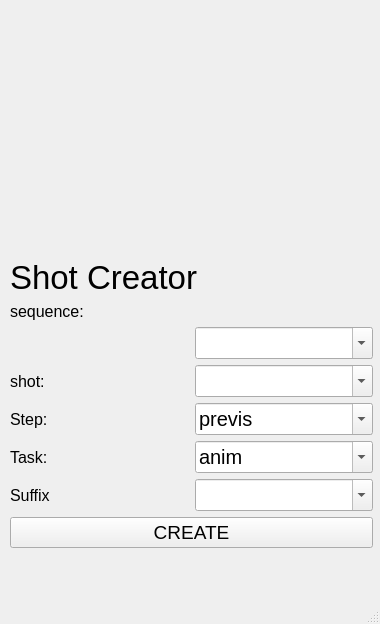
<?xml version="1.0" encoding="UTF-8"?>
<ui version="4.0">
 <class>ShotCreatorWindow</class>
 <widget class="QMainWindow" name="ShotCreatorWindow">
  <property name="geometry">
   <rect>
    <x>0</x>
    <y>0</y>
    <width>380</width>
    <height>624</height>
   </rect>
  </property>
  <property name="font">
   <font>
    <pointsize>1</pointsize>
   </font>
  </property>
  <property name="windowTitle">
   <string>MainWindow</string>
  </property>
  <widget class="QWidget" name="centralwidget">
   <widget class="QWidget" name="verticalLayoutWidget">
    <property name="geometry">
     <rect>
      <x>10</x>
      <y>0</y>
      <width>363</width>
      <height>548</height>
     </rect>
    </property>
    <layout class="QVBoxLayout" name="verticalLayout">
     <item>
      <widget class="QLabel" name="lbl_icon">
       <property name="sizePolicy">
        <sizepolicy hsizetype="Expanding" vsizetype="Expanding">
         <horstretch>0</horstretch>
         <verstretch>0</verstretch>
        </sizepolicy>
       </property>
       <property name="maximumSize">
        <size>
         <width>1000</width>
         <height>1000</height>
        </size>
       </property>
       <property name="text">
        <string/>
       </property>
       <property name="pixmap">
        <pixmap>../Icons/I_shotCreator.png</pixmap>
       </property>
       <property name="scaledContents">
        <bool>false</bool>
       </property>
      </widget>
     </item>
     <item>
      <widget class="QLabel" name="label_6">
       <property name="font">
        <font>
         <pointsize>25</pointsize>
        </font>
       </property>
       <property name="text">
        <string>Shot Creator</string>
       </property>
       <property name="scaledContents">
        <bool>false</bool>
       </property>
      </widget>
     </item>
     <item>
      <layout class="QGridLayout" name="gridLayout">
       <item row="2" column="0">
        <widget class="QLabel" name="label_2">
         <property name="font">
          <font>
           <pointsize>12</pointsize>
          </font>
         </property>
         <property name="text">
          <string>shot:</string>
         </property>
         <property name="scaledContents">
          <bool>false</bool>
         </property>
        </widget>
       </item>
       <item row="3" column="1">
        <widget class="QComboBox" name="cmb_step">
         <property name="font">
          <font>
           <pointsize>15</pointsize>
          </font>
         </property>
         <property name="editable">
          <bool>true</bool>
         </property>
         <item>
          <property name="text">
           <string>previs</string>
          </property>
         </item>
        </widget>
       </item>
       <item row="3" column="0">
        <widget class="QLabel" name="label_3">
         <property name="font">
          <font>
           <pointsize>12</pointsize>
          </font>
         </property>
         <property name="text">
          <string>Step:</string>
         </property>
         <property name="scaledContents">
          <bool>false</bool>
         </property>
        </widget>
       </item>
       <item row="2" column="1">
        <widget class="QComboBox" name="cmb_shot">
         <property name="font">
          <font>
           <pointsize>15</pointsize>
          </font>
         </property>
         <property name="editable">
          <bool>true</bool>
         </property>
        </widget>
       </item>
       <item row="5" column="1">
        <widget class="QComboBox" name="cmb_suffix">
         <property name="font">
          <font>
           <pointsize>15</pointsize>
          </font>
         </property>
         <property name="editable">
          <bool>true</bool>
         </property>
        </widget>
       </item>
       <item row="4" column="1">
        <widget class="QComboBox" name="cmb_task">
         <property name="font">
          <font>
           <pointsize>15</pointsize>
          </font>
         </property>
         <property name="editable">
          <bool>true</bool>
         </property>
         <item>
          <property name="text">
           <string>anim</string>
          </property>
         </item>
        </widget>
       </item>
       <item row="0" column="0">
        <widget class="QLabel" name="label">
         <property name="font">
          <font>
           <pointsize>12</pointsize>
          </font>
         </property>
         <property name="text">
          <string>sequence:</string>
         </property>
         <property name="scaledContents">
          <bool>false</bool>
         </property>
        </widget>
       </item>
       <item row="5" column="0">
        <widget class="QLabel" name="label_5">
         <property name="font">
          <font>
           <pointsize>12</pointsize>
          </font>
         </property>
         <property name="text">
          <string>Suffix</string>
         </property>
         <property name="scaledContents">
          <bool>false</bool>
         </property>
        </widget>
       </item>
       <item row="4" column="0">
        <widget class="QLabel" name="label_4">
         <property name="font">
          <font>
           <pointsize>12</pointsize>
          </font>
         </property>
         <property name="text">
          <string>Task:</string>
         </property>
         <property name="scaledContents">
          <bool>false</bool>
         </property>
        </widget>
       </item>
       <item row="1" column="1">
        <widget class="QComboBox" name="cmb_sequence">
         <property name="font">
          <font>
           <pointsize>15</pointsize>
          </font>
         </property>
         <property name="editable">
          <bool>true</bool>
         </property>
        </widget>
       </item>
      </layout>
     </item>
     <item>
      <widget class="QPushButton" name="btn_create">
       <property name="font">
        <font>
         <pointsize>14</pointsize>
        </font>
       </property>
       <property name="text">
        <string>CREATE</string>
       </property>
      </widget>
     </item>
    </layout>
   </widget>
  </widget>
  <widget class="QMenuBar" name="menubar">
   <property name="geometry">
    <rect>
     <x>0</x>
     <y>0</y>
     <width>380</width>
     <height>21</height>
    </rect>
   </property>
  </widget>
  <widget class="QStatusBar" name="statusbar"/>
 </widget>
 <resources/>
 <connections/>
</ui>
